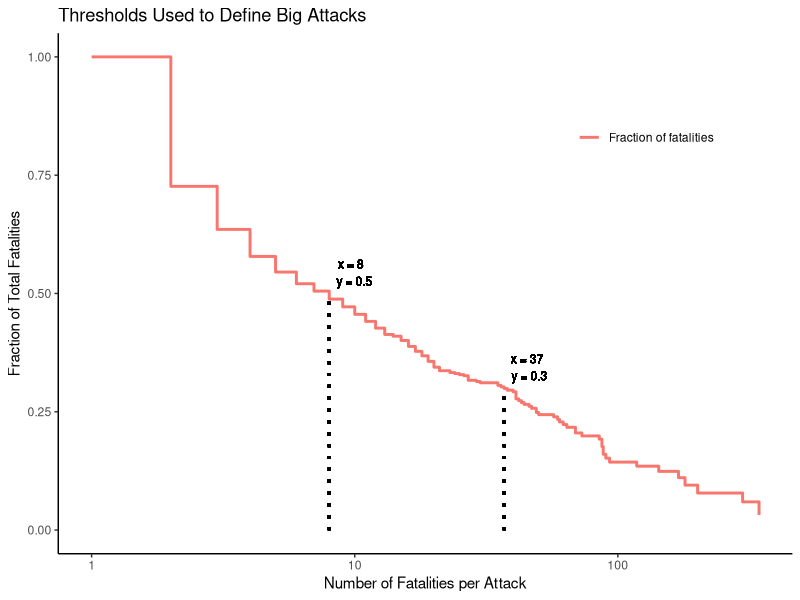

Recreate this plot in R. (Note: this script raises an error after producing the figure.)
# clear environment
rm(list = ls())

# load in libraries
library(ggplot2)

# read in the data
european_terror <- read.csv('data/european_terror.csv')





# Quantifying 'Big Attacks'
# ==========================

# total fatalities
total_kills <- sum(european_terror$nkill, na.rm = TRUE)

# data for CCDF
ccdf_data <- data.frame(
  nkill = sort(unique(european_terror$nkill)),
  proportion = sapply(sort(unique(european_terror$nkill)), function(x) {
    sum(european_terror$nkill[european_terror$nkill >= x], na.rm = TRUE) / total_kills
  })
)

threshold_50 <- min(ccdf_data$nkill[ccdf_data$proportion <= 0.5])
threshold_30 <- min(ccdf_data$nkill[ccdf_data$proportion <= 0.3])


# plot CCDF
ggplot(ccdf_data, aes(x = nkill, y = proportion)) +
  geom_step(aes(colour = 'Fraction of fatalities'), size = 1) + 
  
  geom_segment(aes(x = threshold_30, xend = threshold_30, y = 0, yend = 0.3), 
               linetype = "dotted", colour = "black", size = 1) + 
  geom_segment(aes(x = threshold_50, xend = threshold_50, y = 0, yend = 0.5), 
               linetype = "dotted", colour = "black", size = 1) + 
  
  geom_text(aes(x = threshold_30, y = 0.3, label = paste0('x = ', threshold_30, '\ny = 0.3')), 
            hjust = -0.2, vjust = -0.3, size = 3, colour = "black") +
  
  geom_text(aes(x = threshold_50, y = 0.5, label = paste0(' x = ', threshold_50, '\ny = 0.5')), 
            hjust = -0.2, vjust = -0.3, size = 3, colour = "black") + 
  
  labs(title = "Thresholds Used to Define Big Attacks",
       x = "Number of Fatalities per Attack",
       y = "Fraction of Total Fatalities"
  ) +
  scale_x_log10() +
  theme(
    legend.position = c(0.8, 0.8),   # Move the legend inside the plot (adjust the coordinates as needed)
    legend.title = element_blank(),   # Remove the legend title
    # legend.text = element_text(size = 15),  # Adjust legend text size if needed
    # text = element_text(size = 14),  # Adjust general text size
    panel.background = element_rect(fill = "white"),  # White background for plot area
    plot.background = element_rect(fill = "white"),  # White background for the entire plot
    axis.line = element_line(color = "black", size = 0.5)  # Make axis lines visible
  )

ggsave("plots/fatalities_cdf.png")

# Figure 1. Thresholds used to define big attacks. The red line shows the 
# percentage of total fatalities accounted for at different thresholds.
# Showing attacks killing 35 or more people account for 30% of fatalities 
# from the European terrorist attacks. 
# Attacks killing 8 or more people account for 50% of all fatalities. 
# We also see that only 
sum(european_terror$big_attack) / length(european_terror$big_attack) *100
# 1.20% of the attacks are 'big attacks' despite making up 50% of the fatalities









# Time Series data
# ================

european_terror$date_recorded <- as.Date(european_terror$date_recorded, format = "%Y-%m-%d")

ggplot(european_terror, aes(x = date_recorded)) +
  geom_histogram(binwidth = 400, 
                 fill = 'lightgrey', 
                 color = 'black',  
                 size = 0.2) +
  labs(title = 'Distribution of European Terror Attacks Over Time',
       x = 'Months',
       y = 'Count') +
  scale_x_date(
    breaks = seq(from = min(european_terror$date_recorded), 
                 to = max(european_terror$date_recorded), 
                 by = "60 months"),
    date_labels = "%Y"  
  ) +
  theme_minimal() +
  theme(axis.text.x = element_text(angle = 35,hjust = 1),
        panel.background = element_rect(fill = "white"),  # White background for plot area
        plot.background = element_rect(fill = "white"),  # White background for the entire plot
        axis.line = element_line(color = "black", size = 0.5),
        panel.grid = element_blank())

ggsave("plots/occurance_hist.png")



# Distribution of Fatalities
# ==========================
ggplot(european_terror, aes(x = nkill)) +
  geom_histogram(binwidth = 5, fill = "darkorange") +
  scale_y_continuous(trans = "pseudo_log") +  # Handles zeros properly
  labs(title = "Distribution of Number of Fatalities",
       x = "Number of Fatalities", 
       y = "Frequency") +
  theme_minimal() +
  theme(axis.text.x = element_text(angle = 35,hjust = 1),
        panel.background = element_rect(fill = "white"),  # White background for plot area
        plot.background = element_rect(fill = "white"),  # White background for the entire plot
        axis.line = element_line(color = "black", size = 0.5),
        panel.grid = element_blank())
ggsave("plots/fatality_dist.png", width = 7, height = 8, dpi = 300, limitsize = FALSE)




